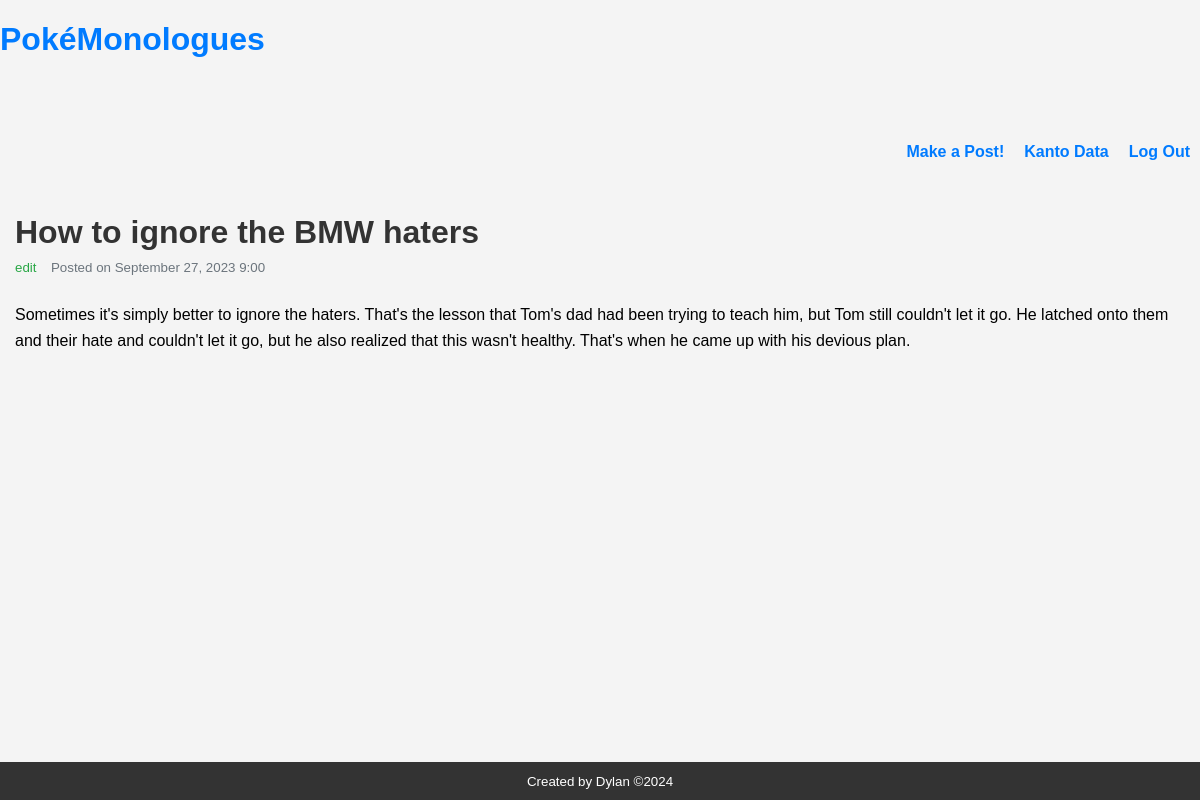
The app's page /show.php?id=8 with its own data.
### tables this page shows
CREATE TABLE `blog` (
  `id` int NOT NULL,
  `title` varchar(250) NOT NULL,
  `content` text NOT NULL,
  `date_posted` timestamp NOT NULL DEFAULT CURRENT_TIMESTAMP
);

### show.php (the view, shortened to what this page needs)
<?php
require('connect.php');
if(isset($_GET['id']))
{
    $id = filter_input(INPUT_GET, 'id', FILTER_SANITIZE_NUMBER_INT);
    $query = "SELECT * FROM blog WHERE id = :id";
    $statement = $db->prepare($query);
    $statement->bindValue(':id', $id, PDO::PARAM_INT);
    $statement->execute();
    $blog = $statement->fetch();
}
else
{
    $id = false;
}
?>
<!DOCTYPE html>
<html lang="en">
<head>
    <link rel="stylesheet" href="main.css">
</head>
<body>
    <?php include('nav.php'); ?>
    <main class="container_show">
        <?php if($id): ?>
            <h1 class="blog-post-title"><?=$blog['title']?></h1>
            <small><a href="edit.php?id=<?=$blog['id']?>" class="blog-post-edit">edit</a></small>
            <small class="blog-post-date">
            Posted on <time datetime="<?=$blog['date_posted']?>"><?=date_format(date_create($blog['date_posted']), 'F j, Y G:i') ?><time>&ensp;</small> <br>
        <p class="blog-post-content">
            <?=$blog['content']?>
        </p>
        <?php else: ?>
            <p>No post selected.</p>
        <?php endif ?>
    </main>
    <?php include('footer.php'); ?>
</body>
</html>

### main.css (style rules this page uses)
body { font-family: 'Arial', sans-serif; margin: 0; padding: 0; background-color: #f4f4f4; }
h1, h2, h3 { color: #333; }
a { color: #007BFF; text-decoration: none; }
.blog-post-title { margin-bottom: 5px; }
.blog-post-edit { color: #28a745; margin-right: 10px; }
.blog-post-date { color: #6c757d; }
.blog-post-content { line-height: 1.5; }
.container_show { list-style: none; margin: 0; padding: 0px 10px 0px 15px; display: block; }
.blog-post-title { color: #333; padding-bottom: 2px; }
.blog-post-content { line-height: 1.6; padding-top: 10px; }

### records on screen
blog: title "How to ignore the BMW haters", date_posted "September 27, 2023 9:00", content "Sometimes it's simply better to ignore the haters. That's the lesson that Tom's dad had been trying to teach him, but Tom still couldn't let it go. He latched onto them and their hate and couldn't let it go, but he also realized that this wasn't healthy. That's when he came up with his devious plan."
